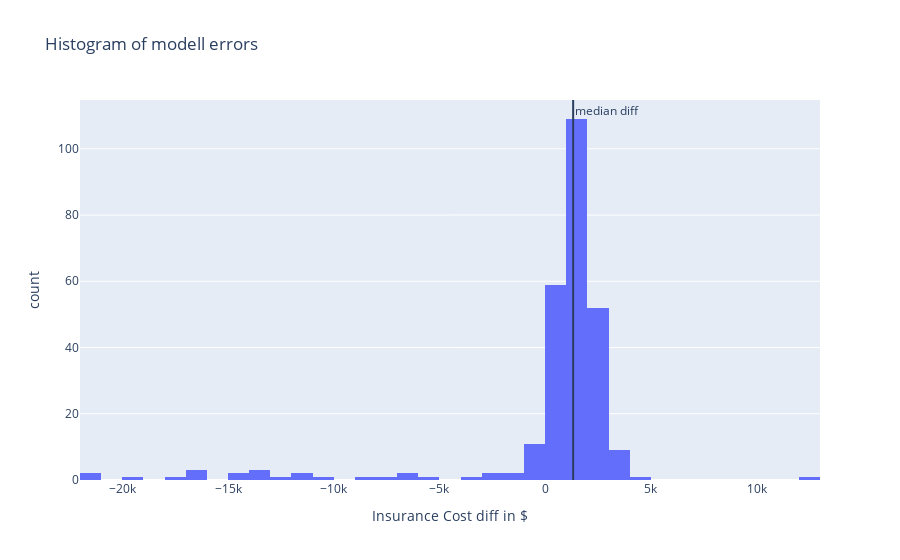

Write notebook code for a chart like this one.
### Code cell
# histogram of diff
import plotly.express as px

fig = px.histogram(results, x="dif", title="Histogram of modell errors")
fig.add_vline(results.dif.median(), annotation_text="median diff")
fig.update_xaxes(title="Insurance Cost diff in $")
fig.show()

### Figure 1 — Plotly figure (JSON) as saved in the notebook; plotly's stock layout.template omitted (floating-point values rounded to 4 significant figures; data arrays with more than 128 entries replaced by an {"elided": "..."} marker saying what was removed)
{"data": [{"alignmentgroup": "True", "bingroup": "x", "hovertemplate": "dif=%{x}<br>count=%{y}<extra></extra>", "legendgroup": "", "marker": {"color": "#636efa", "pattern": {"shape": ""}}, "name": "", "offsetgroup": "", "orientation": "v", "showlegend": false, "type": "histogram", "x": {"elided": "268 float values"}, "xaxis": "x", "yaxis": "y"}], "layout": {"annotations": [{"showarrow": false, "text": "median diff", "x": 1325.0, "xanchor": "left", "xref": "x", "y": 1, "yanchor": "top", "yref": "y domain"}], "barmode": "relative", "legend": {"tracegroupgap": 0}, "shapes": [{"type": "line", "x0": 1325.0, "x1": 1325.0, "xref": "x", "y0": 0, "y1": 1, "yref": "y domain"}], "title": {"text": "Histogram of modell errors"}, "xaxis": {"anchor": "y", "domain": [0, 1], "title": {"text": "Insurance Cost diff in $"}}, "yaxis": {"anchor": "x", "domain": [0, 1], "title": {"text": "count"}}}}
